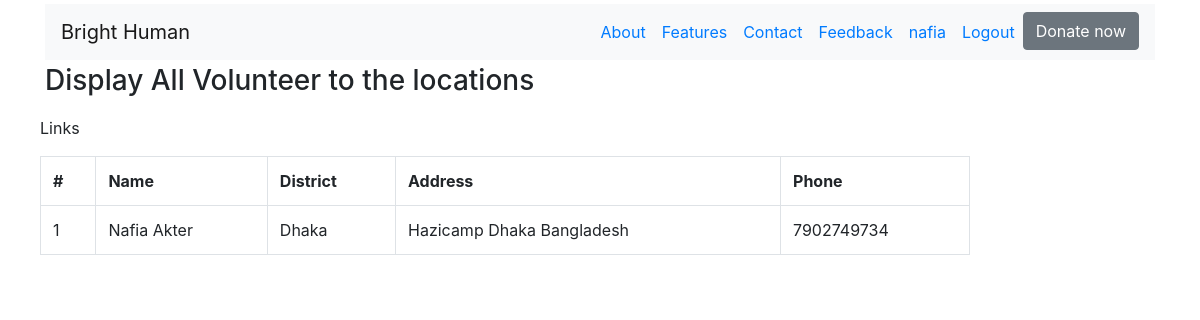
Screenshot of /donation/viewVolunteer/ (signed in) with the database file from the repository.
### Accounts/models.py (models this page shows, shortened)
class Profile(models.Model):
    profile = models.OneToOneField(User,on_delete=models.CASCADE,related_name='profile')
    uType = (
        (1,'Donor'),
        (2,'Volunteer'),
        (3,'Staff')
    )
    userType = models.IntegerField(choices=uType)
    phoneNo = models.CharField(max_length=15)
    nationalId = models.CharField(max_length=20)
    divison = models.ForeignKey(Division,on_delete=models.CASCADE)
    district = models.ForeignKey(District,on_delete=models.CASCADE)
    address = models.TextField(max_length=200)
    profile_pic = models.ImageField(upload_to = 'profile',blank=True)
    verified = models.BooleanField(default=False)
    signupTime = models.DateTimeField(auto_now_add=True)
    updateTime = models.DateTimeField(auto_now=True)

class District(models.Model):
    name = models.CharField(max_length=50)
    def __str__(self):
        return f"{self.name}"

### AppDonation/views.py (the view)
# urls.py: path('viewVolunteer/',views.viewVolunteer,name='viewVolunteer'),
@login_required
def viewVolunteer(request):
    verified = False
    user = request.user
    if(user.profile.verified):
        volunteers = Profile.objects.filter(district=user.profile.district,userType=2)
        diction = {'title':'View Volunteer','volunteers':volunteers}
        return render(request,'Donor/viewVolunteer.html',context=diction)
    else:
        messages.error(request,"Your profile is not verified yet")
        return HttpResponseRedirect(reverse('accounts:userProfile'))

### templates/Donor/viewVolunteer.html (shortened to what this page needs)
{% extends 'base.html' %}
{% block bodyblock %}
<h3>Display All Volunteer to the locations</h3>
<div class="row">
  <div class="col-10">
    <table class="table table-bordered">
      <tr>
        <th>#</th>
        <th>Name</th>
        <th>District</th>
        <th>Address</th>
        <th>Phone</th>
      </tr>
      {% for volunteer in volunteers %}
      <tr>
        <td>{{forloop.counter}}</td>
        <td>{{volunteer.profile.first_name}} {{volunteer.profile.last_name}}</td>
        <td>{{volunteer.district}}</td>
        <td>{{volunteer.address}}</td>
        <td>{{volunteer.phoneNo}}</td>
        <p>Links</p>
      </tr>
      {% endfor %}
    </table>
  </div>
</div>
{% endblock %}

### templates/base.html (shortened to what this page needs)
<!DOCTYPE html>
{% load static %}
<html lang="en">
<head>
  <link rel="stylesheet" href="https://cdn.jsdelivr.net/npm/bootstrap@4.6.1/dist/css/bootstrap.min.css">
  <link rel="stylesheet" href="https://stackpath.bootstrapcdn.com/bootstrap/4.3.1/css/bootstrap.min.css"
>
  <link rel="stylesheet" href="https://cdnjs.cloudflare.com/ajax/libs/font-awesome/6.1.1/css/all.min.css"
 />
  <link rel="stylesheet" href="{% static 'css/main.css' %}">
</head>
<body>
  <div class="container pt-1">
    <nav class="navbar navbar-expand-lg navbar-light bg-light">
      <a class="navbar-brand" href="{% url 'home' %}">Bright Human</a>
      <div class="collapse navbar-collapse" id="navbarNav">
        <ul class="navbar-nav ms-auto mb-2 mb-lg-0 ml-auto ">
          <li class="nav-item ">
            <a class="nav-link text-primary" href="#">About</a>
          </li>
          <li class="nav-item">
            <a class="nav-link text-primary" href="#">Features</a>
          </li>
          <li class="nav-item">
            <a class="nav-link text-primary" href="#">Contact</a>
          </li>
          {% if user.is_authenticated %}
          <li class="nav-item">
            <a class="nav-link text-primary " href="{% url 'appFeedback:feedback' %}">Feedback</a>
          </li>
          <li class="nav-item">
            <a class="nav-link text-primary" href="{% url 'accounts:userProfile' %}">{{user.username}}</a>
          </li>
          <li class="nav-item">
            <a class="nav-link text-primary" href="{% url 'accounts:userLogout' %}">Logout</a>
          </li>
          {% endif %}
          <li class="nav-item ">
            <a href="{% url 'appDonation:donation' %}"><button type="button" class=" text-white btn btn-secondary" href="#">Donate now</button></a>
          </li>
          </ul>
      </div>
  </div>
  <div class="container pt-1">
    {% block bodyblock %}
    {% endblock %}
  </div>
</body>
</html>

### static/css/main.css (style rules this page uses)
* { margin: 0; padding: 0; }
.col-10 { width: 83.33%; }
[class*="col-"] { float: left; padding: 10px; }

### rows the page displays
Profile: profile.first_name "Nafia", profile.last_name "Akter", district "Dhaka", address "Hazicamp Dhaka Bangladesh", phoneNo "7902749734"

### other values shown
{{ user.username }} "nafia"
